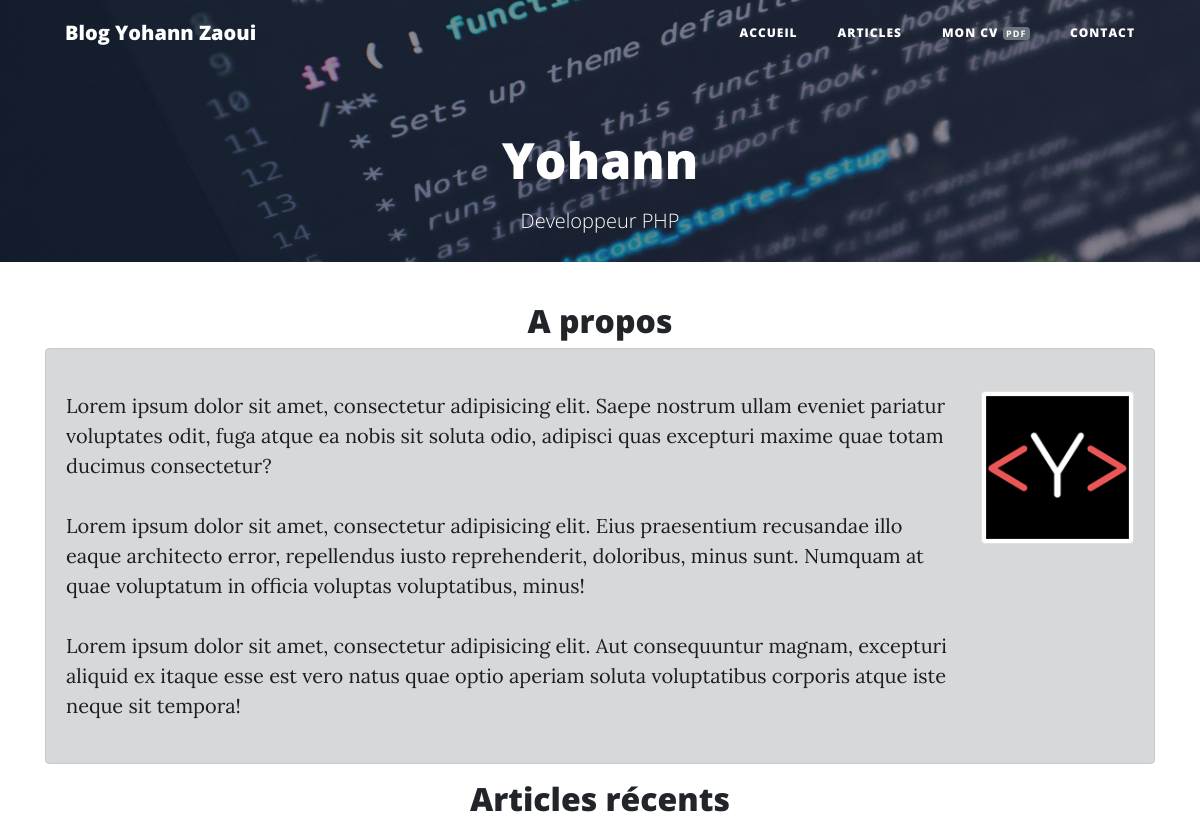
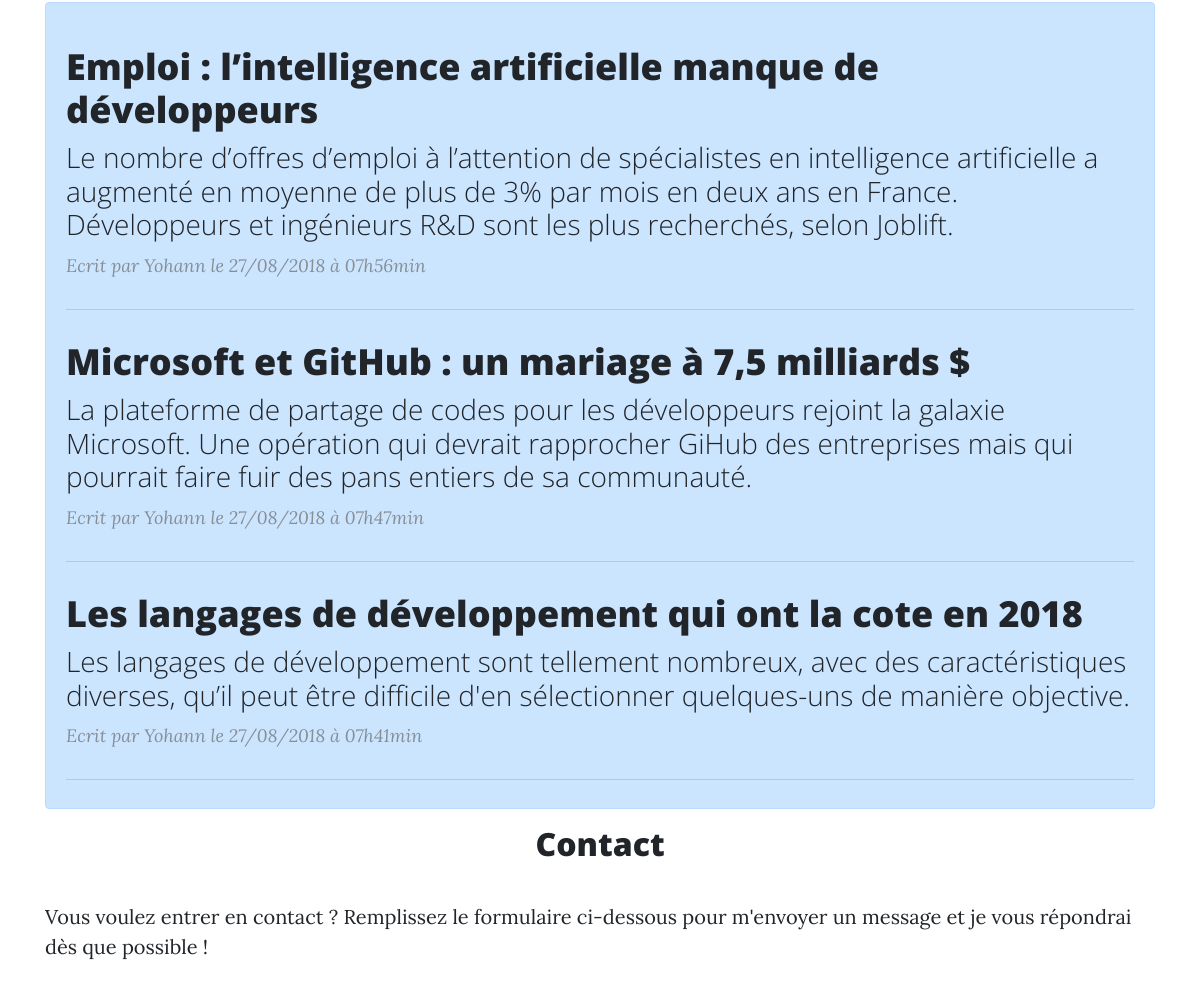
Before: / (upper part) with the older database file (2 pictures, top to bottom).
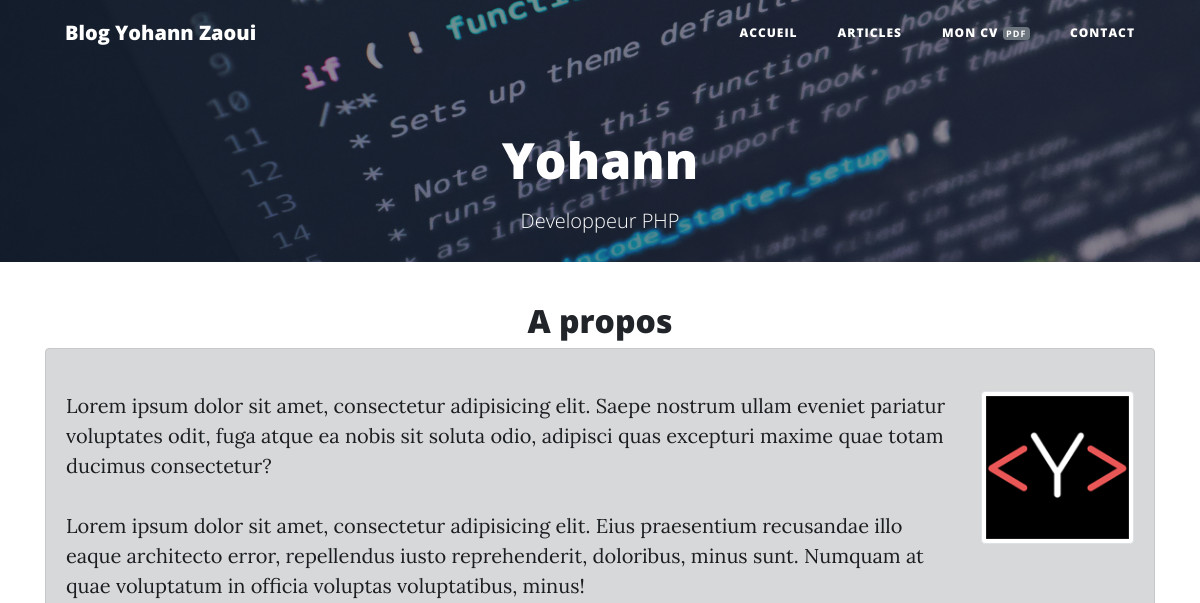
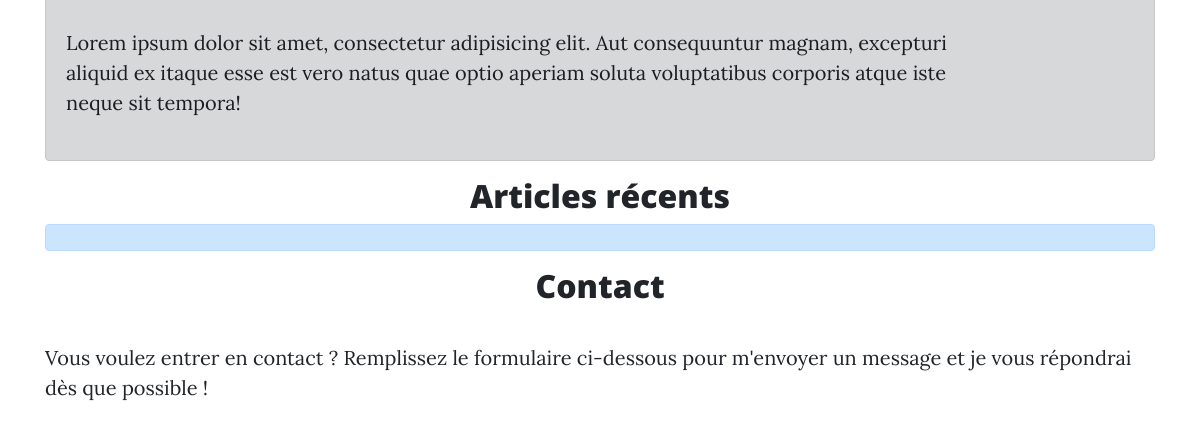
After: the same page with the newer database file (2 pictures, top to bottom).
### tables this page shows
CREATE TABLE IF NOT EXISTS `posts` (
  `id` int(11) NOT NULL AUTO_INCREMENT,
  `author` varchar(255) NOT NULL,
  `title` varchar(255) NOT NULL,
  `subtitle` varchar(255) NOT NULL,
  `content` longtext NOT NULL,
  `creation_date` timestamp NOT NULL DEFAULT CURRENT_TIMESTAMP,
  `update_date` timestamp NULL DEFAULT NULL,
  PRIMARY KEY (`id`)
);

### src/Controller/Frontend/HomeController.php (called while the page is built, shortened)
<?php
class HomeController
{
    private $postRepository;
    private $view;
    public function __construct()
    {
        $this->postRepository = new PostRepository;
        $this->view = new View;
    }
    public function home()
    {
        $posts = $this->postRepository->getRecentPosts();
        $this->view->render('home','frontend', ['posts'=> $posts]);
    }
}

### public/index.php (called while the page is built, shortened)
<?php
$router = new router;
$router->run();

### src/Repository/PostRepository.php (called while the page is built, shortened)
<?php
class PostRepository extends DBFactory
{
    public function getRecentPosts()
    {
        $sql = 'SELECT id,author,title,subtitle,content,DATE_FORMAT(creation_date,"%d/%m/%Y à %Hh%imin") AS creation_date_fr, DATE_FORMAT(update_date,"%d/%m/%Y à %Hh%imin") AS update_date_fr FROM posts ORDER BY creation_date DESC LIMIT 0,3';
        $req=$this->sql($sql);
        $req->setFetchMode(PDO::FETCH_CLASS | PDO::FETCH_PROPS_LATE, Post::class);
        $posts = $req->fetchAll();
        return $posts;
    }
}

### config/database.php (called while the page is built)
<?php
return [
    'dsn'       => 'mysql:host=localhost;dbname=blog;charset=utf8',
    'login'     =>  'root' ,
    'password'  => ''
];

### etc/DBFactory.php (called while the page is built, shortened)
<?php
abstract class DBFactory
{
    protected $db;
    private function checkDb()
    {
        if ($this->db === null) {
            return $this->getDb();
        }
        return $this->db;
    }
    private function getDb()
    {
        try
        {
            $data = require __DIR__ . '/../config/database.php';
            $this->db = new PDO($data['dsn'], $data['login'], $data['password']);
            $this->db->setAttribute(PDO::ATTR_ERRMODE, PDO::ERRMODE_EXCEPTION);
            return $this->db;
        }
        catch (Exception $errorConnection)
        {
            die('Erreur de connection : '.$errorConnection->getMessage());
        }
    }
    public function sql($sql, $parameters = null)
    {
        if ($parameters) {
            $result = $this->checkDb()->prepare($sql);
            $result->execute($parameters);
            return $result;
        }
        else {
            $result = $this->checkDb()->query($sql);
            return $result;
        }
    }
}

### src/Entity/Post.php (called while the page is built, shortened)
<?php
class Post
{
  private $id;
  private $author;
  private $title;
  private $subtitle;
  private $creation_date_fr;
  public function getId()
  {
    return $this->id;
  }
  public function getAuthor()
  {
    return $this->author;
  }
  public function getTitle()
  {
    return $this->title;
  }
  public function getSubtitle()
  {
    return $this->subtitle;
  }
  public function getCreation_date()
  {
    return $this->creation_date_fr;
  }
}

### templates/frontend/home.php (the view, shortened to what this page needs)
<?php require_once 'about.php'; ?>
<div class="container">
  <h2 class="title_center">Articles récents</h2>
  <div class="alert alert-primary" role="alert">
    <div class="row">
      <div class="col-lg-12 col-md-10 mx-auto">
        <?php foreach ($posts as $post) : ?>
        <div class="post-preview">
          <a href="../index.php?route=post&id=<?= htmlspecialchars($post->getId()); ?>">
            <h2 class="post-title">
                <?= $post->getTitle() ?>
            </h2>
            <h3 class="post-subtitle">
              <?= $post->getSubtitle() ?>
            </h3></a>
          <p class="post-meta">
            <?php echo "Ecrit par " . $post->getAuthor() ?>
            <?php echo "le " . $post->getCreation_date() ?>
          </p>
        </div>
        <hr>
        <?php endforeach; ?>
      </div>
    </div>
  </div>
</div>
<?php require_once 'contact_form.php'; ?>

Changed rows visible on the page:
removed posts: title "Emploi : l’intelligence artificielle manque de développeurs", subtitle "Le nombre d’offres d’emploi à l’attention de spécialistes en intelligence artificielle a augmenté en moyenne de plus de 3% par mois en deux ans en France. Développeurs et ingénieurs R&D sont les plus recherchés, selon Joblift.", author "Yohann", Creation_date "27/08/2018 à 07h56min"
removed posts: title "Microsoft et GitHub : un mariage à 7,5 milliards $", subtitle "La plateforme de partage de codes pour les développeurs rejoint la galaxie Microsoft. Une opération qui devrait rapprocher GiHub des entreprises mais qui pourrait faire fuir des pans entiers de sa communauté.", author "Yohann", Creation_date "27/08/2018 à 07h47min"
removed posts: title "Les langages de développement qui ont la cote en 2018", subtitle "Les langages de développement sont tellement nombreux, avec des caractéristiques diverses, qu’il peut être difficile d'en sélectionner quelques-uns de manière objective.", author "Yohann", Creation_date "27/08/2018 à 07h41min"
